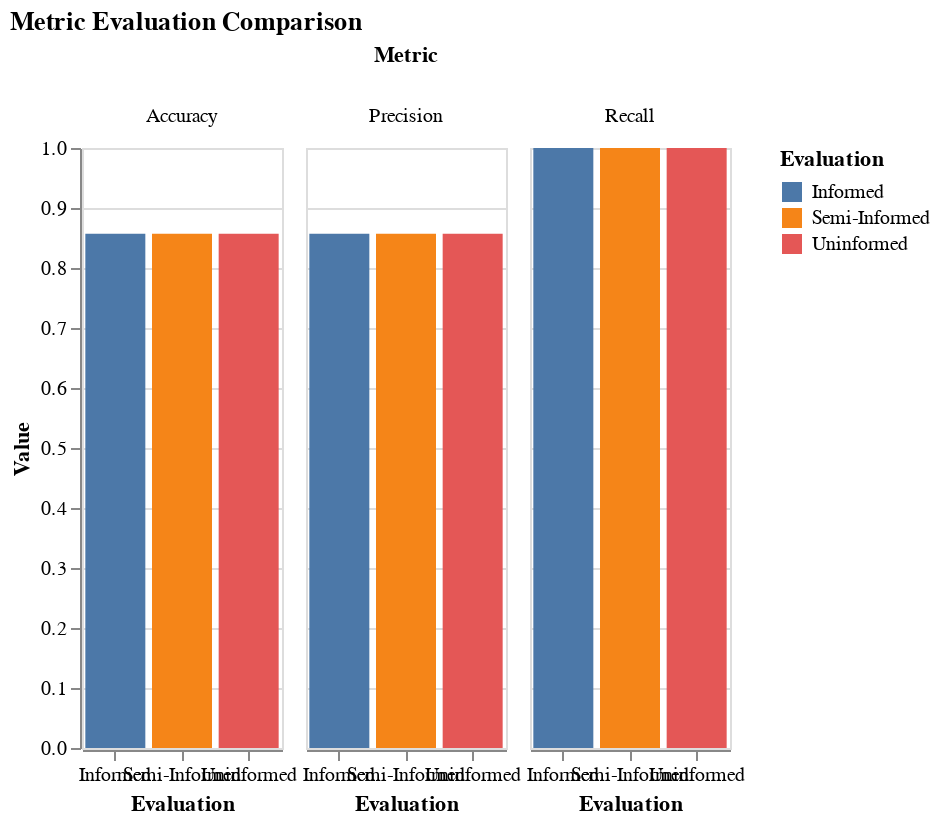

The cell this chart's notebook holds for it:
### Code cell
# Extract values and create lists
accuracy = [generalize['informed']['acc'], generalize['semi-informed']['acc'], generalize['uninformed']['acc']]
precision = [generalize['informed']['prec'], generalize['semi-informed']['prec'], generalize['uninformed']['prec']]
recall = [generalize['informed']['recall'], generalize['semi-informed']['recall'], generalize['uninformed']['recall']]

# Combine lists into a single list for the DataFrame
result = accuracy + precision + recall

generalize = pd.DataFrame({
    'Metric': ['Accuracy', 'Accuracy', 'Accuracy', 
               'Precision', 'Precision', 'Precision',
               'Recall', 'Recall', 'Recall'],
    'Evaluation': ['Informed', 'Semi-Informed', 'Uninformed',
                   'Informed', 'Semi-Informed', 'Uninformed',
                   'Informed', 'Semi-Informed', 'Uninformed'],
    'Value': result
})

# Create the Altair chart
chart = alt.Chart(generalize).mark_bar().encode(
    x=alt.X('Evaluation:N', title='Evaluation', axis=alt.Axis(labelAngle=0)),
    y=alt.Y('Value:Q', title='Value'),
    color='Evaluation:N',
    column='Metric:N',
).properties(
    title='Metric Evaluation Comparison',
    width=100
).configure_facet(
    spacing=10
)

# Show the chart
chart.show()

### Figure 1 — Vega-Lite specification as saved in the notebook (floating-point values rounded to 4 significant figures)
{"config": {"view": {"continuousWidth": 300, "continuousHeight": 300}, "facet": {"spacing": 10}}, "data": {"name": "data-b50750069cee9de3937fada5da635b19"}, "mark": {"type": "bar"}, "encoding": {"color": {"field": "Evaluation", "type": "nominal"}, "column": {"field": "Metric", "type": "nominal"}, "x": {"axis": {"labelAngle": 0}, "field": "Evaluation", "title": "Evaluation", "type": "nominal"}, "y": {"field": "Value", "title": "Value", "type": "quantitative"}}, "title": "Metric Evaluation Comparison", "width": 100, "$schema": "https://vega.github.io/schema/vega-lite/v5.20.1.json", "datasets": {"data-b50750069cee9de3937fada5da635b19": [{"Metric": "Accuracy", "Evaluation": "Informed", "Value": 0.8571}, {"Metric": "Accuracy", "Evaluation": "Semi-Informed", "Value": 0.8571}, {"Metric": "Accuracy", "Evaluation": "Uninformed", "Value": 0.8571}, {"Metric": "Precision", "Evaluation": "Informed", "Value": 0.8571}, {"Metric": "Precision", "Evaluation": "Semi-Informed", "Value": 0.8571}, {"Metric": "Precision", "Evaluation": "Uninformed", "Value": 0.8571}, {"Metric": "Recall", "Evaluation": "Informed", "Value": 1.0}, {"Metric": "Recall", "Evaluation": "Semi-Informed", "Value": 1.0}, {"Metric": "Recall", "Evaluation": "Uninformed", "Value": 1.0}]}}
